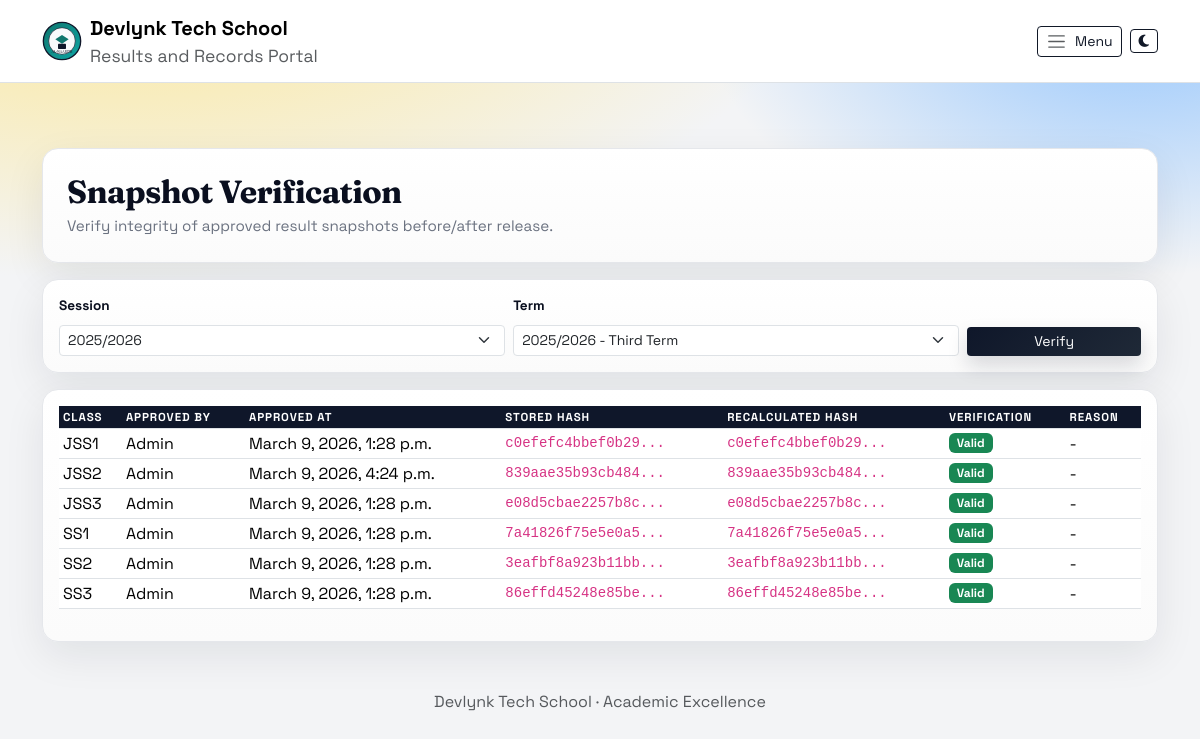
Screenshot of /results/snapshots/ (signed in) with the database file from the repository.
### accounts/models.py (models this page shows, shortened)
class SchoolBranding(models.Model):
    GRADING_TEMPLATE_CUSTOM = "custom"
    GRADING_TEMPLATE_WAEC = "waec"
    GRADING_TEMPLATE_STRICT = "strict"
    GRADING_TEMPLATE_CHOICES = (
        (GRADING_TEMPLATE_CUSTOM, "Custom"),
        (GRADING_TEMPLATE_WAEC, "WAEC Standard"),
        (GRADING_TEMPLATE_STRICT, "Strict Senior"),
    )
    REPORT_STYLE_CLASSIC = "classic"
    REPORT_STYLE_COMPACT = "compact"
    REPORT_STYLE_CHOICES = (
        (REPORT_STYLE_CLASSIC, "Classic"),
        (REPORT_STYLE_COMPACT, "Compact"),
    )
    PRINT_DENSITY_STANDARD = "standard"
    PRINT_DENSITY_DENSE = "dense"
    PRINT_DENSITY_CHOICES = (
        (PRINT_DENSITY_STANDARD, "Standard"),
        (PRINT_DENSITY_DENSE, "High Density"),
    )
    id = models.AutoField(primary_key=True)
    school_name = models.CharField(max_length=150, default="Al-Waarith Model College")
    school_motto = models.CharField(max_length=200, default="Results and Records Portal")
    school_logo = models.FileField(upload_to="branding/", blank=True, null=True)
    principal_signature_name = models.CharField(max_length=120, default="Principal")
    class_teacher_signature_name = models.CharField(max_length=120, default="Class Teacher")
    principal_signature_file = models.FileField(
        upload_to="branding/signatures/", blank=True, null=True
    )
    class_teacher_signature_file = models.FileField(
        upload_to="branding/signatures/", blank=True, null=True
    )
    grading_template = models.CharField(
        max_length=16, choices=GRADING_TEMPLATE_CHOICES, default=GRADING_TEMPLATE_CUSTOM
    )
    report_template_style = models.CharField(
        max_length=16, choices=REPORT_STYLE_CHOICES, default=REPORT_STYLE_CLASSIC
    )
    report_print_density = models.CharField(
        max_length=16, choices=PRINT_DENSITY_CHOICES, default=PRINT_DENSITY_STANDARD
    )
    result_footer_note = models.CharField(max_length=160, blank=True)
    grade_a_min = models.PositiveSmallIntegerField(default=70)
    grade_b_min = models.PositiveSmallIntegerField(default=60)
    grade_c_min = models.PositiveSmallIntegerField(default=50)
    grade_d_min = models.PositiveSmallIntegerField(default=45)
    pass_mark = models.PositiveSmallIntegerField(default=45)
    promotion_min_attendance_rate = models.FloatField(default=75.0)
    promotion_min_behavior_average = models.FloatField(default=2.5)
    promotion_require_non_cognitive = models.BooleanField(default=True)
    updated_at = models.DateTimeField(auto_now=True)
    class Meta:
        verbose_name = "School Branding"
        verbose_name_plural = "School Branding"
    @classmethod
    def get_solo(cls):
        obj = cls.objects.order_by("id").first()
        if obj:
            return obj
        return cls.objects.create()

class User(AbstractUser):
    id = models.AutoField(primary_key=True)
    is_teacher = models.BooleanField(default=False)
    is_admin = models.BooleanField(default=False)
    is_proprietor = models.BooleanField(default=False)
    is_bursar = models.BooleanField(default=False)
    is_principal = models.BooleanField(default=False)
    teacher_class = models.ForeignKey(
        SchoolClass, on_delete=models.SET_NULL, null=True, blank=True
    )
    analytics_chart_stacked = models.BooleanField(default=False)
    analytics_chart_show_legend = models.BooleanField(default=True)

### results/models.py (models this page shows, shortened)
class ResultSnapshot(models.Model):
    id = models.AutoField(primary_key=True)
    session = models.ForeignKey(AcademicSession, on_delete=models.CASCADE)
    term = models.ForeignKey(Term, on_delete=models.CASCADE)
    school_class = models.ForeignKey(SchoolClass, on_delete=models.CASCADE)
    workflow = models.ForeignKey(
        ResultWorkflow,
        on_delete=models.SET_NULL,
        null=True,
        blank=True,
        related_name="snapshots",
    )
    approved_by = models.ForeignKey(
        settings.AUTH_USER_MODEL,
        on_delete=models.SET_NULL,
        null=True,
        blank=True,
        related_name="result_snapshots_approved",
    )
    approved_at = models.DateTimeField(null=True, blank=True)
    payload = models.JSONField(default=dict, blank=True)
    content_hash = models.CharField(max_length=64)
    signature = models.CharField(max_length=64)
    verified_at = models.DateTimeField(null=True, blank=True)
    invalidated_at = models.DateTimeField(null=True, blank=True)
    invalidated_by = models.ForeignKey(
        settings.AUTH_USER_MODEL,
        on_delete=models.SET_NULL,
        null=True,
        blank=True,
        related_name="result_snapshots_invalidated",
    )
    invalidation_reason = models.CharField(max_length=240, blank=True)
    created_at = models.DateTimeField(auto_now_add=True)
    updated_at = models.DateTimeField(auto_now=True)
    class Meta:
        unique_together = ("session", "term", "school_class")
        ordering = ("school_class__name",)
        indexes = [
            models.Index(fields=("session", "term", "school_class")),
            models.Index(fields=("invalidated_at",)),
        ]

### academics/models.py (models this page shows, shortened)
class SchoolClass(models.Model):
    name = models.CharField(max_length=50)  # JSS1, SS2, etc

### results/views.py (the view)
# urls.py: path("snapshots/", views.snapshot_verification, name="snapshot_verification"),
@proprietor_required
def snapshot_verification(request):
    session = get_active_session()
    term = get_active_term(session)
    if request.GET.get("session"):
        session = AcademicSession.objects.filter(id=request.GET.get("session")).first()
        term = get_active_term(session)
    if request.GET.get("term"):
        term = Term.objects.filter(id=request.GET.get("term"), session=session).first()
    snapshots = []
    if session and term:
        snapshot_qs = (
            ResultSnapshot.objects.filter(session=session, term=term)
            .select_related("school_class", "approved_by", "invalidated_by")
            .order_by("school_class__name")
        )
        for snap in snapshot_qs:
            is_valid, reason, recalculated_hash = verify_snapshot(snap)
            snapshots.append(
                {
                    "snapshot": snap,
                    "is_valid": is_valid,
                    "reason": reason,
                    "recalculated_hash": recalculated_hash,
                }
            )
    return render(
        request,
        "results/snapshot_verification.html",
        {
            "sessions": AcademicSession.objects.all().order_by("-id"),
            "terms": Term.objects.filter(session=session).order_by("order") if session else [],
            "selected_session": session,
            "selected_term": term,
            "snapshots": snapshots,
        },
    )

### academics/models.py (called while the page is built)
    def __str__(self):
        return self.name

    def __str__(self):
        display_name = self.name or dict(self.TERM_CHOICES).get(self.order, "Term")
        return f"{self.session} - {display_name}"

### accounts/capabilities.py (called while the page is built)
def _user_roles(user):
    roles = set()
    if not user or not user.is_authenticated:
        return roles
    if getattr(user, "is_superuser", False):
        roles.add("admin")
    if getattr(user, "is_admin", False):
        roles.add("admin")
    if getattr(user, "is_proprietor", False):
        roles.add("proprietor")
    if getattr(user, "is_teacher", False):
        roles.add("teacher")
    if getattr(user, "is_bursar", False):
        roles.add("bursar")
    if getattr(user, "is_principal", False):
        roles.add("principal")
    user_group_names = set(user.groups.values_list("name", flat=True))
    if "Bursar" in user_group_names:
        roles.add("bursar")
    if "Principal" in user_group_names:
        roles.add("principal")
    return roles

def capabilities_for_user(user):
    roles = _user_roles(user)
    caps = set()
    overrides = get_role_capability_overrides()
    for role in roles:
        caps.update(ROLE_CAPABILITIES.get(role, set()))
        role_overrides = overrides.get(role, {})
        for capability, is_allowed in role_overrides.items():
            if is_allowed:
                caps.add(capability)
            else:
                caps.discard(capability)
    return caps

def has_capability(user, capability):
    if not user or not user.is_authenticated:
        return False
    if getattr(user, "is_superuser", False):
        return True
    return capability in capabilities_for_user(user)

### accounts/permissions.py (called while the page is built)
def is_proprietor(user):
    return has_capability(user, CAP_VIEW_PROPRIETOR_DASHBOARD)

def proprietor_required(view_func):
    @wraps(view_func)
    def _wrapped(request, *args, **kwargs):
        if not request.user.is_authenticated:
            return redirect_to_login(request.get_full_path())
        if is_proprietor(request.user):
            return view_func(request, *args, **kwargs)
        messages.error(request, "You are not authorized to access this area.")
        return redirect(default_dashboard_url(request.user))
    return _wrapped

### results/models.py (called while the page is built)
    @property
    def total_score(self):
        return self.ca1 + self.ca2 + self.exam

### results/snapshot_service.py (called while the page is built)
def _serialize_payload(payload):
    return json.dumps(payload, sort_keys=True, separators=(",", ":"))

def _payload_hash(payload):
    return hashlib.sha256(_serialize_payload(payload).encode("utf-8")).hexdigest()

### templates/results/snapshot_verification.html (shortened to what this page needs)
{% extends "base.html" %}
{% load static %}
{% block content %}
<div class="waec-card p-4 mb-3">
  <h2 class="waec-title mb-1">Snapshot Verification</h2>
  <div class="waec-subtitle">Verify integrity of approved result snapshots before/after release.</div>
</div>
<form method="get" class="waec-card p-3 mb-3">
  <div class="row g-2 align-items-end">
    <div class="col-md-5">
      <label class="form-label">Session</label>
      <select name="session" class="form-select form-select-sm">
        {% for session in sessions %}
          <option value="{{ session.id }}" {% if selected_session and session.id == selected_session.id %}selected{% endif %}>{{ session.name }}</option>
        {% endfor %}
      </select>
    </div>
    <div class="col-md-5">
      <label class="form-label">Term</label>
      <select name="term" class="form-select form-select-sm">
        {% for term in terms %}
          <option value="{{ term.id }}" {% if selected_term and term.id == selected_term.id %}selected{% endif %}>{{ term }}</option>
        {% endfor %}
      </select>
    </div>
    <div class="col-md-2 d-grid">
      <button class="btn btn-dark btn-sm">Verify</button>
    </div>
  </div>
</form>
<div class="waec-card p-3">
  <div class="table-responsive">
    <table class="table table-sm waec-table align-middle">
      <thead>
        <tr>
          <th>Class</th>
          <th>Approved By</th>
          <th>Approved At</th>
          <th>Stored Hash</th>
          <th>Recalculated Hash</th>
          <th>Verification</th>
          <th>Reason</th>
        </tr>
      </thead>
      <tbody>
        {% for row in snapshots %}
        <tr>
          <td>{{ row.snapshot.school_class.name }}</td>
          <td>{{ row.snapshot.approved_by|default:"-" }}</td>
          <td>{{ row.snapshot.approved_at|default:"-" }}</td>
          <td><code>{{ row.snapshot.content_hash|slice:":16" }}...</code></td>
          <td><code>{{ row.recalculated_hash|slice:":16" }}...</code></td>
          <td>
            {% if row.is_valid %}
              <span class="badge text-bg-success">Valid</span>
            {% else %}
              <span class="badge text-bg-danger">Invalid</span>
            {% endif %}
          </td>
          <td>{{ row.reason|default:"-" }}</td>
        </tr>
        {% empty %}
        <tr>
          <td colspan="7" class="text-muted text-center py-3">No snapshots found.</td>
        </tr>
        {% endfor %}
      </tbody>
    </table>
  </div>
</div>
{% endblock %}

### templates/base.html (shortened to what this page needs)
﻿{% load static %}
<!DOCTYPE html>
<html lang="en">
<head>
    <link href="https://cdn.jsdelivr.net/npm/bootstrap@5.3.2/dist/css/bootstrap.min.css" rel="stylesheet">
    <link rel="stylesheet" href="https://cdnjs.cloudflare.com/ajax/libs/font-awesome/6.5.1/css/all.min.css">
    <link href="{% static 'css/app.css' %}" rel="stylesheet">
    {% if page_css_path %}
    <link href="{% static page_css_path %}" rel="stylesheet">
    {% endif %}
</head>
<body>
<nav class="navbar navbar-expand-lg navbar-light bg-white border-bottom fixed-top">
  <div class="container">
    <a class="navbar-brand d-flex align-items-center gap-2" href="{% url 'home' %}">
      <img src="{{ school_logo_url }}" alt="School Badge" width="40" height="40">
      <div>
        <div class="fw-bold">{{ school_name_display }}</div>
        <div class="text-muted small">{{ school_motto_display }}</div>
      </div>
    </a>
    <div class="d-flex align-items-center gap-2 ms-auto">
      <button class="btn btn-outline-dark btn-sm d-inline-flex align-items-center gap-2" type="button" data-bs-toggle="offcanvas" data-bs-target="#sideNav" aria-controls="sideNav">
        <span class="navbar-toggler-icon"></span>
        <span class="d-none d-md-inline">Menu</span>
      </button>
      <button class="btn btn-outline-dark btn-sm d-inline-flex align-items-center gap-2" type="button" id="themeToggle" aria-label="Toggle theme">
        <i class="fa-solid fa-moon" id="themeToggleIcon"></i>
      </button>
    </div>
  </div>
</nav>
<main class="container py-4 page-content">
    {% block content %}{% endblock %}
</main>
<footer class="text-center text-muted py-4">
    {{ school_name_display }} · Academic Excellence
</footer>
</body>
</html>

### static/css/app.css (style rules this page uses)
:root { --waec-ink: #0a0f1f; --waec-ink-soft: #1f2937; --waec-muted: #6b7280; --waec-bg: #f3f4f6; --waec-accent: #f59e0b; --waec-accent-2: #2563eb; --waec-border: #e5e7eb; --waec-card: #ffffff; --waec-glow: rgba(245, 158, 11, 0.2); }
body { font-family: "Space Grotesk", system-ui, -apple-system, "Segoe UI", sans-serif; background: radial-gradient(1200px 600px at 10% -10%, #fde68a 0%, transparent 60%), radial-gradient(800px 500px at 95% 0%, #93c5fd 0%, transparent 55%), var(--waec-bg); color: var(--waec-ink); min-height: 100vh; padding-top: 90px; }
.waec-card { background: linear-gradient(180deg, #ffffff 0%, #fbfbfb 100%); border: 1px solid var(--waec-border); border-radius: 16px; box-shadow: 0 14px 40px rgba(15, 23, 42, 0.08); }
.waec-title { font-family: "Fraunces", "Times New Roman", serif; font-weight: 700; color: var(--waec-ink); letter-spacing: -0.02em; }
.waec-subtitle { color: var(--waec-muted); font-size: 0.95rem; }
.waec-table thead th { background: #0f172a; color: #fff; text-transform: uppercase; font-size: 0.72rem; letter-spacing: 0.08em; }
form input[type="text"], form input[type="number"], form input[type="password"], form input[type="email"], form select, form textarea { display: block; width: 100%; padding: 0.6rem 0.8rem; border: 1px solid var(--waec-border); border-radius: 10px; background: #fff; transition: box-shadow 0.2s ease, border-color 0.2s ease; }
form label { font-weight: 700; font-size: 0.85rem; margin-bottom: 0.25rem; }
.navbar { backdrop-filter: blur(10px); background: rgba(255, 255, 255, 0.8); border-bottom: 1px solid rgba(229, 231, 235, 0.8); }
.page-content { margin-top: 10px; }
.btn-dark { background: linear-gradient(135deg, #0f172a 0%, #1f2937 100%); border: none; box-shadow: 0 10px 20px rgba(15, 23, 42, 0.15); }
.btn-outline-dark { border-color: #111827; color: #111827; }

### rows the page displays
SchoolBranding: school_name "Devlynk Tech School", school_motto "Results and Records Portal"
ResultSnapshot: snapshot.school_class.name "JSS1", snapshot.approved_by "Admin", snapshot.approved_at "March 9, 2026, 1:28 p.m.", snapshot.content_hash "c0efefc4bbef0b29", recalculated_hash "c0efefc4bbef0b29", reason "-"
ResultSnapshot: snapshot.school_class.name "JSS2", snapshot.approved_by "Admin", snapshot.approved_at "March 9, 2026, 4:24 p.m.", snapshot.content_hash "839aae35b93cb484", recalculated_hash "839aae35b93cb484", reason "-"
ResultSnapshot: snapshot.school_class.name "JSS3", snapshot.approved_by "Admin", snapshot.approved_at "March 9, 2026, 1:28 p.m.", snapshot.content_hash "e08d5cbae2257b8c", recalculated_hash "e08d5cbae2257b8c", reason "-"
ResultSnapshot: snapshot.school_class.name "SS1", snapshot.approved_by "Admin", snapshot.approved_at "March 9, 2026, 1:28 p.m.", snapshot.content_hash "7a41826f75e5e0a5", recalculated_hash "7a41826f75e5e0a5", reason "-"
ResultSnapshot: snapshot.school_class.name "SS2", snapshot.approved_by "Admin", snapshot.approved_at "March 9, 2026, 1:28 p.m.", snapshot.content_hash "3eafbf8a923b11bb", recalculated_hash "3eafbf8a923b11bb", reason "-"
ResultSnapshot: snapshot.school_class.name "SS3", snapshot.approved_by "Admin", snapshot.approved_at "March 9, 2026, 1:28 p.m.", snapshot.content_hash "86effd45248e85be", recalculated_hash "86effd45248e85be", reason "-"

### other values shown
form field session "2025/2026"
form field term "2025/2026 - Third Term"
